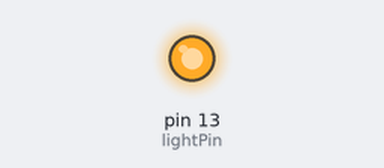
The sketch below on a simulated Arduino Uno, built with avr-gcc and run on an emulated ATmega328P. Shown: output pins drawn as LEDs (lit = HIGH).

Above: at 1.2 s.
At 36.1 s:
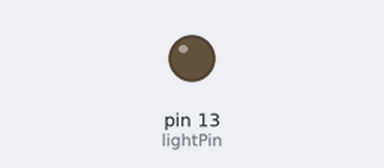
Timing chart, 0 to 39.1 s (numbered marks = the images above):
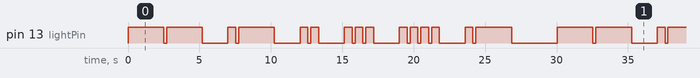

Measured:
- by itself, pin 13 (lightPin): moves between LOW and HIGH, repeating every 30.1 s
- by itself, everything shown: repeats every 30.1 s, in 30 steps

The sketch:

Mose_code_for_my_Name.ino
```cpp
int lightPin = 13;

void setup() {
  pinMode(lightPin, OUTPUT);
  digitalWrite(lightPin, LOW);
  Serial.begin(9600);
}

void loop() {
  String nameInMorse = "-- .- .. ... .... .-"; // this mose code is for "Maisha"
  showMorse(nameInMorse);
  delay(3000);
}

void showMorse(String morse) {
  int morseLength = morse.length();

  for (int i = 0; i < morseLength; i++) {
    char c = morse[i];

    if (c == '-') {
      digitalWrite(lightPin, HIGH);
      delay(2500);
      digitalWrite(lightPin, LOW);
    } else if (c == '.') {
      digitalWrite(lightPin, HIGH);
      delay(550);
      digitalWrite(lightPin, LOW);
    } else if (c == ' ') {
      delay(1600);
      continue;
    }

    delay(200);
  }
}
```
